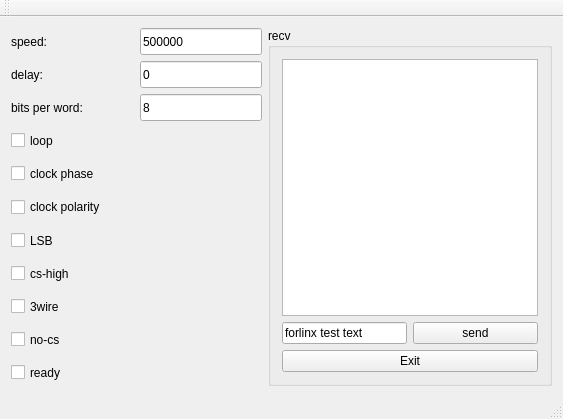
<?xml version="1.0" encoding="UTF-8"?>
<ui version="4.0">
 <class>MainWindow</class>
 <widget class="QMainWindow" name="MainWindow">
  <property name="geometry">
   <rect>
    <x>0</x>
    <y>0</y>
    <width>563</width>
    <height>419</height>
   </rect>
  </property>
  <property name="windowTitle">
   <string>SPI</string>
  </property>
  <widget class="QWidget" name="centralWidget">
   <layout class="QVBoxLayout" name="verticalLayout">
    <item>
     <layout class="QGridLayout" name="gridLayout_3">
      <item row="0" column="0">
       <layout class="QGridLayout" name="gridLayout_2">
        <item row="0" column="0">
         <widget class="QLabel" name="label">
          <property name="sizePolicy">
           <sizepolicy hsizetype="Expanding" vsizetype="Expanding">
            <horstretch>0</horstretch>
            <verstretch>0</verstretch>
           </sizepolicy>
          </property>
          <property name="text">
           <string>speed:</string>
          </property>
         </widget>
        </item>
        <item row="0" column="1">
         <widget class="QLineEdit" name="speed">
          <property name="sizePolicy">
           <sizepolicy hsizetype="Expanding" vsizetype="Expanding">
            <horstretch>0</horstretch>
            <verstretch>0</verstretch>
           </sizepolicy>
          </property>
          <property name="text">
           <string>500000</string>
          </property>
         </widget>
        </item>
        <item row="1" column="0">
         <widget class="QLabel" name="label_2">
          <property name="sizePolicy">
           <sizepolicy hsizetype="Expanding" vsizetype="Expanding">
            <horstretch>0</horstretch>
            <verstretch>0</verstretch>
           </sizepolicy>
          </property>
          <property name="text">
           <string>delay:</string>
          </property>
         </widget>
        </item>
        <item row="1" column="1">
         <widget class="QLineEdit" name="delay">
          <property name="sizePolicy">
           <sizepolicy hsizetype="Expanding" vsizetype="Expanding">
            <horstretch>0</horstretch>
            <verstretch>0</verstretch>
           </sizepolicy>
          </property>
          <property name="text">
           <string>0</string>
          </property>
         </widget>
        </item>
        <item row="2" column="0">
         <widget class="QLabel" name="label_3">
          <property name="sizePolicy">
           <sizepolicy hsizetype="Expanding" vsizetype="Expanding">
            <horstretch>0</horstretch>
            <verstretch>0</verstretch>
           </sizepolicy>
          </property>
          <property name="text">
           <string>bits per word:</string>
          </property>
         </widget>
        </item>
        <item row="2" column="1">
         <widget class="QLineEdit" name="bits">
          <property name="sizePolicy">
           <sizepolicy hsizetype="Expanding" vsizetype="Expanding">
            <horstretch>0</horstretch>
            <verstretch>0</verstretch>
           </sizepolicy>
          </property>
          <property name="text">
           <string>8</string>
          </property>
         </widget>
        </item>
        <item row="3" column="0">
         <widget class="QCheckBox" name="loop">
          <property name="sizePolicy">
           <sizepolicy hsizetype="Expanding" vsizetype="Expanding">
            <horstretch>0</horstretch>
            <verstretch>0</verstretch>
           </sizepolicy>
          </property>
          <property name="text">
           <string>loop</string>
          </property>
         </widget>
        </item>
        <item row="4" column="0" colspan="2">
         <widget class="QCheckBox" name="clockphase">
          <property name="sizePolicy">
           <sizepolicy hsizetype="Expanding" vsizetype="Expanding">
            <horstretch>0</horstretch>
            <verstretch>0</verstretch>
           </sizepolicy>
          </property>
          <property name="text">
           <string>clock phase</string>
          </property>
         </widget>
        </item>
        <item row="5" column="0" colspan="2">
         <widget class="QCheckBox" name="clockpolarity">
          <property name="sizePolicy">
           <sizepolicy hsizetype="Expanding" vsizetype="Expanding">
            <horstretch>0</horstretch>
            <verstretch>0</verstretch>
           </sizepolicy>
          </property>
          <property name="text">
           <string>clock polarity</string>
          </property>
         </widget>
        </item>
        <item row="6" column="0">
         <widget class="QCheckBox" name="lsb">
          <property name="sizePolicy">
           <sizepolicy hsizetype="Expanding" vsizetype="Expanding">
            <horstretch>0</horstretch>
            <verstretch>0</verstretch>
           </sizepolicy>
          </property>
          <property name="text">
           <string>LSB</string>
          </property>
         </widget>
        </item>
        <item row="7" column="0">
         <widget class="QCheckBox" name="cshigh">
          <property name="sizePolicy">
           <sizepolicy hsizetype="Expanding" vsizetype="Expanding">
            <horstretch>0</horstretch>
            <verstretch>0</verstretch>
           </sizepolicy>
          </property>
          <property name="text">
           <string>cs-high</string>
          </property>
         </widget>
        </item>
        <item row="8" column="0">
         <widget class="QCheckBox" name="wire">
          <property name="sizePolicy">
           <sizepolicy hsizetype="Expanding" vsizetype="Expanding">
            <horstretch>0</horstretch>
            <verstretch>0</verstretch>
           </sizepolicy>
          </property>
          <property name="text">
           <string>3wire</string>
          </property>
         </widget>
        </item>
        <item row="9" column="0">
         <widget class="QCheckBox" name="nocs">
          <property name="sizePolicy">
           <sizepolicy hsizetype="Expanding" vsizetype="Expanding">
            <horstretch>0</horstretch>
            <verstretch>0</verstretch>
           </sizepolicy>
          </property>
          <property name="text">
           <string>no-cs</string>
          </property>
         </widget>
        </item>
        <item row="10" column="0">
         <widget class="QCheckBox" name="ready">
          <property name="sizePolicy">
           <sizepolicy hsizetype="Expanding" vsizetype="Expanding">
            <horstretch>0</horstretch>
            <verstretch>0</verstretch>
           </sizepolicy>
          </property>
          <property name="text">
           <string>ready</string>
          </property>
         </widget>
        </item>
       </layout>
      </item>
      <item row="0" column="1">
       <widget class="QGroupBox" name="groupBox">
        <property name="sizePolicy">
         <sizepolicy hsizetype="Expanding" vsizetype="Expanding">
          <horstretch>0</horstretch>
          <verstretch>0</verstretch>
         </sizepolicy>
        </property>
        <property name="title">
         <string>recv</string>
        </property>
        <layout class="QGridLayout" name="gridLayout">
         <item row="0" column="0" colspan="2">
          <widget class="QTextEdit" name="editrecv"/>
         </item>
         <item row="1" column="0">
          <widget class="QLineEdit" name="editsend">
           <property name="sizePolicy">
            <sizepolicy hsizetype="Expanding" vsizetype="Preferred">
             <horstretch>0</horstretch>
             <verstretch>0</verstretch>
            </sizepolicy>
           </property>
           <property name="text">
            <string>forlinx test text</string>
           </property>
          </widget>
         </item>
         <item row="1" column="1">
          <widget class="QPushButton" name="send">
           <property name="sizePolicy">
            <sizepolicy hsizetype="Expanding" vsizetype="Preferred">
             <horstretch>0</horstretch>
             <verstretch>0</verstretch>
            </sizepolicy>
           </property>
           <property name="text">
            <string>send</string>
           </property>
          </widget>
         </item>
         <item row="2" column="0" colspan="2">
          <widget class="QPushButton" name="pushButton">
           <property name="text">
            <string>Exit</string>
           </property>
          </widget>
         </item>
        </layout>
       </widget>
      </item>
     </layout>
    </item>
   </layout>
  </widget>
  <widget class="QMenuBar" name="menuBar">
   <property name="geometry">
    <rect>
     <x>0</x>
     <y>0</y>
     <width>563</width>
     <height>23</height>
    </rect>
   </property>
  </widget>
  <widget class="QToolBar" name="mainToolBar">
   <attribute name="toolBarArea">
    <enum>TopToolBarArea</enum>
   </attribute>
   <attribute name="toolBarBreak">
    <bool>false</bool>
   </attribute>
  </widget>
  <widget class="QStatusBar" name="statusBar"/>
 </widget>
 <layoutdefault spacing="6" margin="11"/>
 <resources/>
 <connections/>
</ui>
